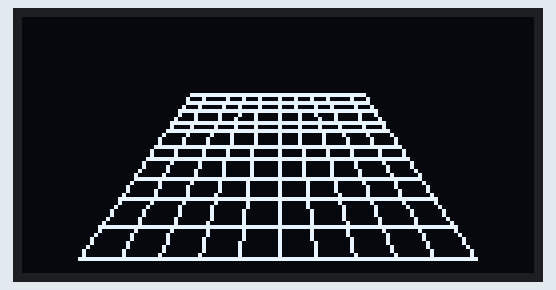
This sketch was run on a simulated Arduino Uno, built with avr-gcc and run on an emulated ATmega328P. Parts: 128×64 one-colour display.

Above: at 0.19 s.
At 5.16 s:
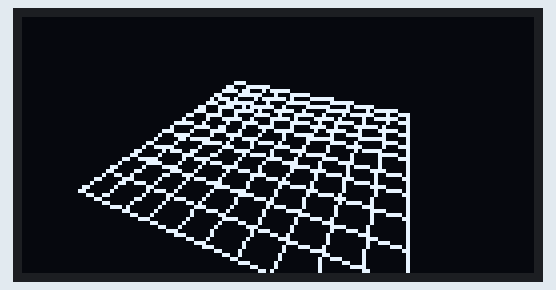
At 10.12 s:
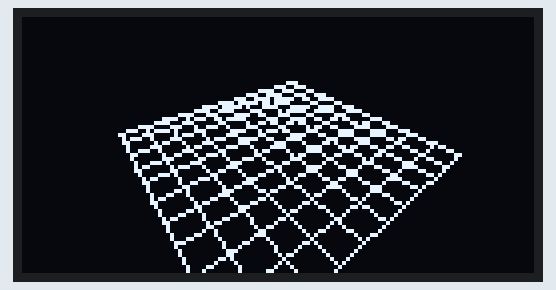
At 20.05 s:
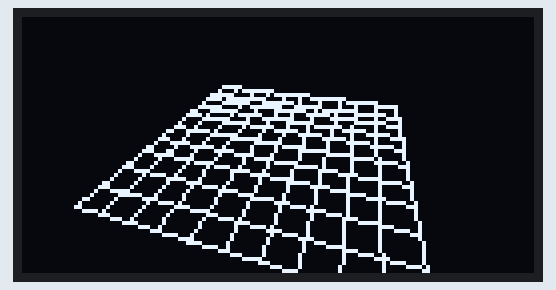
At 29.98 s:
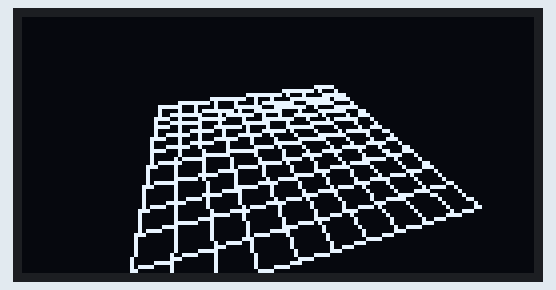
At 39.93 s:
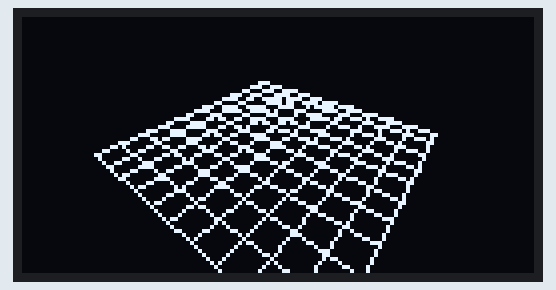

The sketch:

graph3d.ino
```cpp
#include <Adafruit_GFX.h>
#include <Adafruit_SSD1306.h>
#include <Wire.h>

#define SCREEN_WIDTH 128 // OLED display width,  in pixels
#define SCREEN_HEIGHT 64 // OLED display height, in pixels
#define OLED_ADDR 0x3C

constexpr double TAU = 2 * PI;
constexpr double SMALLANGLE = PI / 3;

// declare an SSD1306 display object connected to I2C
Adafruit_SSD1306 oled(SCREEN_WIDTH, SCREEN_HEIGHT, &Wire, -1);

float Axcam = atan(M_SQRT2), Aycam = 0, Azcam = 0;
float Xcam = 0, Ycam = -6.0 * M_SQRT2, Zcam = 6;
float xdisp = 0, ydisp = 0, zdisp = 62.43;

void setup() {
  Serial.begin(115200);

  // initialize OLED display with address 0x3C for 128x64
  if (!oled.begin(SSD1306_SWITCHCAPVCC, OLED_ADDR)) {
    Serial.println(F("SSD1306 allocation failed"));
    while (true)
      ;
  }
}

void loop() {
  constexpr int FDELAY = 33; // ms between frames (~30 fps)
  constexpr int PIXTOTAL = SCREEN_WIDTH * SCREEN_HEIGHT;
  static int prevM = millis();

  int timeDelta = millis() - prevM;
  if (timeDelta < FDELAY) {
    delay(FDELAY - timeDelta);
    timeDelta = FDELAY;
  }
  prevM = millis();

  oled.clearDisplay();
  constexpr int GSIZE = 5;
  for (int i = -GSIZE; i <= GSIZE; ++i) {
    line3d(i, -GSIZE, 0, i, GSIZE, 0, WHITE);
    line3d(-GSIZE, i, 0, GSIZE, i, 0, WHITE);
  }
  oled.display();

  // https://www.desmos.com/calculator/xhun5i7v6z
  Azcam = Azcam + SMALLANGLE * timeDelta / 1000;
  if (Azcam > TAU) {
    Azcam = Azcam - TAU;
  }
  Xcam = 6 * M_SQRT2 * cos(Azcam - PI / 2);
  Ycam = 6 * M_SQRT2 * sin(Azcam - PI / 2);
}

bool f3d(float x, float y, float z, float *xout, float *yout) {
  float Ccx = cos(Axcam);
  float Csx = sin(Axcam);
  float Ccy = cos(Aycam);
  float Csy = sin(Aycam);
  float Ccz = cos(Azcam);
  float Csz = sin(Azcam);
  float xo = Ccy * Ccz * (x - Xcam) + Ccy * Csz * (y - Ycam) + Csy * (Zcam - z);
  float yo = (Csx * Csy * Ccz - Ccx * Csz) * (x - Xcam) +
      (Csx * Csy * Csz + Ccx * Ccz) * (y - Ycam) + Csx * Ccy * (z - Zcam);
  float zo = (Ccx * Csy * Ccz + Csx * Csz) * (x - Xcam) +
      (Ccx * Csy * Csz - Csx * Ccz) * (y - Ycam) + Ccx * Ccy * (z - Zcam);
  return pr3d(xo, yo, zo, xout, yout);
}

bool pr3d(float x, float y, float z, float *xout, float *yout) {
  *xout = SCREEN_WIDTH / 2.0 + xdisp - zdisp * x / z;
  *yout = SCREEN_HEIGHT / 2.0 - ydisp + zdisp * y / z;
  return z < 0;
}

void line3d(float x0, float y0, float z0, float x1, float y1, float z1,
            uint16_t color) {
  float v0, w0;
  float v1, w1;
  bool trim;

  trim = f3d(x0, y0, z0, &v0, &w0);
  trim = trim && f3d(x1, y1, z1, &v1, &w1);

  if (trim) {
    oled.drawLine(v0, w0, v1, w1, color);
  }
}

void pixel3d(float x0, float y0, float z0, uint16_t color) {
  float v0, w0;
  bool trim;

  trim = f3d(x0, y0, z0, &v0, &w0);
  Serial.print(v0);
  Serial.print(", ");
  Serial.println(w0);

  if (trim) {
    oled.drawPixel(v0, w0, color);
  }
}
```
